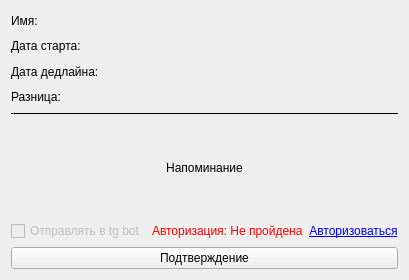
<?xml version="1.0" encoding="UTF-8"?>
<ui version="4.0">
 <class>DialogPeriod</class>
 <widget class="QDialog" name="DialogPeriod">
  <property name="geometry">
   <rect>
    <x>0</x>
    <y>0</y>
    <width>398</width>
    <height>280</height>
   </rect>
  </property>
  <property name="windowTitle">
   <string>Настройка периода</string>
  </property>
  <layout class="QVBoxLayout" name="verticalLayoutPeriod">
   <item>
    <layout class="QVBoxLayout" name="verticalLayout">
     <item>
      <layout class="QHBoxLayout" name="horizontalLayout">
       <item>
        <widget class="QLabel" name="NameHeadLabel">
         <property name="text">
          <string>Имя:</string>
         </property>
        </widget>
       </item>
       <item>
        <widget class="QLabel" name="NameLabel">
         <property name="text">
          <string/>
         </property>
        </widget>
       </item>
      </layout>
     </item>
     <item>
      <layout class="QHBoxLayout" name="horizontalLayout_2">
       <item>
        <widget class="QLabel" name="BeginHeadLabel">
         <property name="text">
          <string>Дата старта:</string>
         </property>
        </widget>
       </item>
       <item>
        <widget class="QLabel" name="BeginDateLabel">
         <property name="text">
          <string/>
         </property>
        </widget>
       </item>
       <item>
        <widget class="QLabel" name="BeginTimeLabel">
         <property name="text">
          <string/>
         </property>
        </widget>
       </item>
      </layout>
     </item>
     <item>
      <layout class="QHBoxLayout" name="horizontalLayout_3">
       <item>
        <widget class="QLabel" name="DeadlineHeadLabel">
         <property name="text">
          <string>Дата дедлайна:</string>
         </property>
        </widget>
       </item>
       <item>
        <widget class="QLabel" name="DeadlineDateLabel">
         <property name="text">
          <string/>
         </property>
        </widget>
       </item>
       <item>
        <widget class="QLabel" name="DeadlineTimeLabel">
         <property name="text">
          <string/>
         </property>
        </widget>
       </item>
      </layout>
     </item>
     <item>
      <layout class="QHBoxLayout" name="horizontalLayout_4">
       <item>
        <widget class="QLabel" name="DifferenceHeadLabel">
         <property name="text">
          <string>Разница:</string>
         </property>
        </widget>
       </item>
       <item>
        <widget class="QLabel" name="DifferenceLabel">
         <property name="text">
          <string/>
         </property>
        </widget>
       </item>
      </layout>
     </item>
    </layout>
   </item>
   <item>
    <widget class="QFrame" name="line_separator">
     <property name="frameShape">
      <enum>QFrame::Shape::HLine</enum>
     </property>
    </widget>
   </item>
   <item>
    <widget class="QLabel" name="label_reminder">
     <property name="text">
      <string>Напоминание</string>
     </property>
     <property name="alignment">
      <set>Qt::AlignmentFlag::AlignCenter</set>
     </property>
    </widget>
   </item>
   <item>
    <layout class="QVBoxLayout" name="dynamicFieldsLayout"/>
   </item>
   <item>
    <layout class="QHBoxLayout" name="tgAuthLayout">
     <item>
      <widget class="QCheckBox" name="checkbox_tg">
       <property name="enabled">
        <bool>false</bool>
       </property>
       <property name="text">
        <string>Отправлять в tg bot</string>
       </property>
      </widget>
     </item>
     <item>
      <widget class="QLabel" name="label_auth">
       <property name="styleSheet">
        <string>color: red;</string>
       </property>
       <property name="text">
        <string>Авторизация: Не пройдена</string>
       </property>
      </widget>
     </item>
     <item>
      <widget class="QPushButton" name="btn_auth">
       <property name="styleSheet">
        <string>text-decoration: underline; color: blue; background: none; border: none;</string>
       </property>
       <property name="text">
        <string>Авторизоваться</string>
       </property>
       <property name="flat">
        <bool>true</bool>
       </property>
      </widget>
     </item>
    </layout>
   </item>
   <item>
    <widget class="QPushButton" name="btn_confirm">
     <property name="text">
      <string>Подтверждение</string>
     </property>
    </widget>
   </item>
  </layout>
 </widget>
 <resources/>
 <connections/>
</ui>
